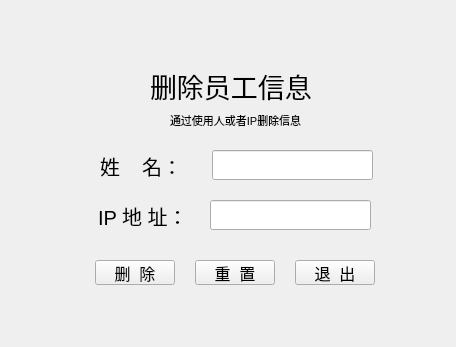
<?xml version="1.0" encoding="UTF-8"?>
<ui version="4.0">
 <class>Form</class>
 <widget class="QWidget" name="Form">
  <property name="geometry">
   <rect>
    <x>0</x>
    <y>0</y>
    <width>456</width>
    <height>347</height>
   </rect>
  </property>
  <property name="windowTitle">
   <string>Form</string>
  </property>
  <widget class="QLabel" name="title_label">
   <property name="geometry">
    <rect>
     <x>150</x>
     <y>60</y>
     <width>251</width>
     <height>51</height>
    </rect>
   </property>
   <property name="font">
    <font>
     <family>方正大黑简体</family>
     <pointsize>20</pointsize>
    </font>
   </property>
   <property name="text">
    <string>删除员工信息</string>
   </property>
  </widget>
  <widget class="QLabel" name="user_label">
   <property name="geometry">
    <rect>
     <x>100</x>
     <y>150</y>
     <width>111</width>
     <height>31</height>
    </rect>
   </property>
   <property name="font">
    <font>
     <pointsize>15</pointsize>
    </font>
   </property>
   <property name="text">
    <string>姓    名：</string>
   </property>
  </widget>
  <widget class="QLineEdit" name="user_lineEdit">
   <property name="geometry">
    <rect>
     <x>212</x>
     <y>150</y>
     <width>161</width>
     <height>30</height>
    </rect>
   </property>
   <property name="font">
    <font>
     <pointsize>15</pointsize>
    </font>
   </property>
  </widget>
  <widget class="QLineEdit" name="ip_lineEdit">
   <property name="geometry">
    <rect>
     <x>210</x>
     <y>200</y>
     <width>161</width>
     <height>30</height>
    </rect>
   </property>
   <property name="font">
    <font>
     <pointsize>15</pointsize>
    </font>
   </property>
   <property name="echoMode">
    <enum>QLineEdit::Password</enum>
   </property>
  </widget>
  <widget class="QLabel" name="ip_label">
   <property name="geometry">
    <rect>
     <x>98</x>
     <y>200</y>
     <width>111</width>
     <height>31</height>
    </rect>
   </property>
   <property name="font">
    <font>
     <pointsize>15</pointsize>
    </font>
   </property>
   <property name="text">
    <string>IP 地 址：</string>
   </property>
  </widget>
  <widget class="QPushButton" name="del_btn">
   <property name="geometry">
    <rect>
     <x>95</x>
     <y>260</y>
     <width>80</width>
     <height>25</height>
    </rect>
   </property>
   <property name="font">
    <font>
     <pointsize>12</pointsize>
    </font>
   </property>
   <property name="text">
    <string>删  除</string>
   </property>
  </widget>
  <widget class="QPushButton" name="reset_btn">
   <property name="geometry">
    <rect>
     <x>195</x>
     <y>260</y>
     <width>80</width>
     <height>25</height>
    </rect>
   </property>
   <property name="font">
    <font>
     <pointsize>12</pointsize>
    </font>
   </property>
   <property name="text">
    <string>重  置</string>
   </property>
  </widget>
  <widget class="QPushButton" name="quit_btn">
   <property name="geometry">
    <rect>
     <x>295</x>
     <y>260</y>
     <width>80</width>
     <height>25</height>
    </rect>
   </property>
   <property name="font">
    <font>
     <pointsize>12</pointsize>
    </font>
   </property>
   <property name="text">
    <string>退  出</string>
   </property>
  </widget>
  <widget class="QLabel" name="tip_label">
   <property name="geometry">
    <rect>
     <x>170</x>
     <y>110</y>
     <width>161</width>
     <height>20</height>
    </rect>
   </property>
   <property name="font">
    <font>
     <pointsize>8</pointsize>
    </font>
   </property>
   <property name="text">
    <string>通过使用人或者IP删除信息</string>
   </property>
  </widget>
 </widget>
 <resources/>
 <connections/>
</ui>
